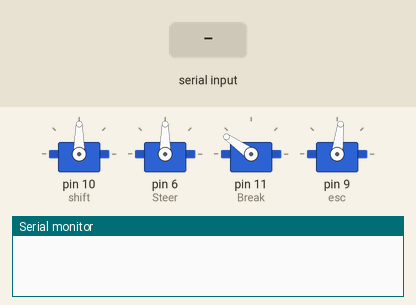
Simulated run of this sketch. Board: Arduino Uno, built with avr-gcc and run on an emulated ATmega328P. Parts: 4 × servo, the last lines printed to the serial monitor. Inputs (shaded band) come from the test bench.

Above: at 3.2 s.
3.3 s: "R90\n" received over Serial
At 3.7 s:
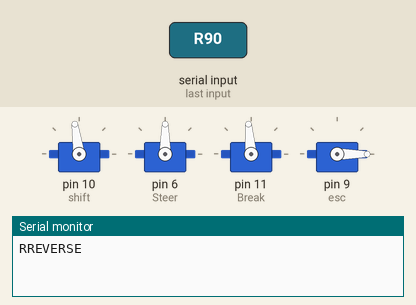
6.3 s: "B90\n" received over Serial
At 8.9 s:
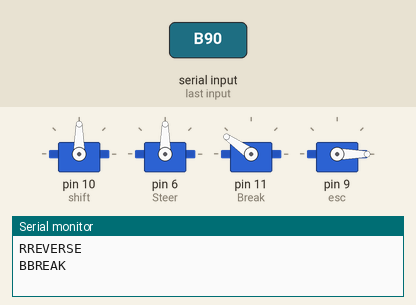
9.3 s: "S,45\n" received over Serial
At 10.5 s:
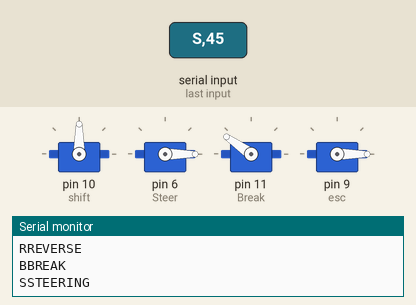
10.8 s: "B,45\n" received over Serial
At 11.8 s:
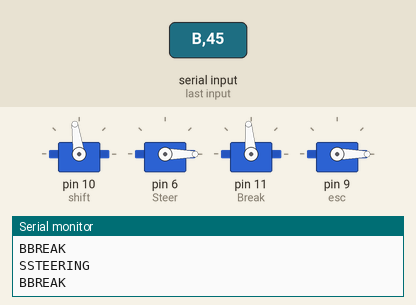
13.8 s: "R,45\n" received over Serial
At 16.6 s:
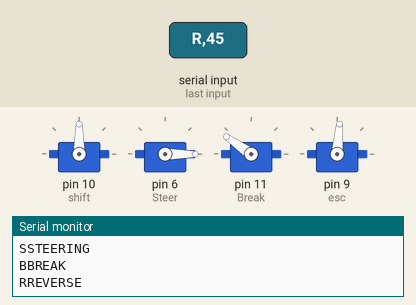
16.8 s: "R\n" received over Serial
At 19.3 s:
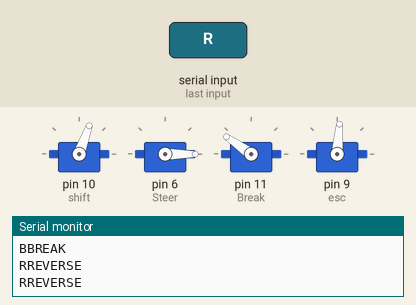
Timing chart, 0 to 20.8 s (numbered marks = the images above; inputs shaded):
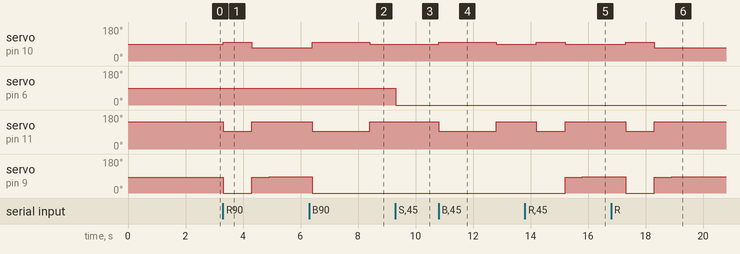

Measured:
- after the input at 3.3 s, servo on pin 10 (shift): 90° → 98° at once, → 70° 1.0 s later; servo on pin 11 (Break): 145° → 95° at once, → 145° 1.0 s later; servo on pin 9 (esc): 83° → 0° at once, → 84° 1.0 s later, → 85° 0.60 s later, → 86° 1.0 s later
- after the input at 6.3 s, servo on pin 10 (shift): 70° → 98° after 0.11 s, → 90° 2.0 s later; servo on pin 11 (Break): 145° → 95° after 0.11 s, → 145° 2.0 s later; servo on pin 9 (esc): 86° → 0° after 0.11 s
- after the input at 9.3 s, servo on pin 6 (Steer): 90° → 0° at once
- after the input at 10.8 s, servo on pin 10 (shift): 90° → 98° at once, → 90° 2.0 s later; servo on pin 11 (Break): 145° → 95° at once, → 145° 2.0 s later
- after the input at 13.8 s, servo on pin 10 (shift): 90° → 98° after 0.41 s, → 90° 1.0 s later; servo on pin 11 (Break): 145° → 95° after 0.41 s, → 145° 1.0 s later; servo on pin 9 (esc): 0° → 84° after 1.4 s, → 85° 0.60 s later
- after the input at 16.8 s, servo on pin 10 (shift): 90° → 98° after 0.51 s, → 70° 1.0 s later; servo on pin 11 (Break): 145° → 95° after 0.51 s, → 145° 1.0 s later

The sketch:

demo_stuff.ino
```cpp
#include<string.h>
#include <Servo.h>
#define NORMAL 90
#define DISENGAGE 98
#define REVERSE 70
#define NO_BREAK 145
#define BREAK 95
#define STEERL 40
#define STEERR 140

// defines variables
long duration;
int distance;
bool reverse = false;
int steer_angle = 90;

Servo shift;
Servo esc;
Servo Break;
Servo Steer;


void setup() {
  Serial.begin(9600);
  shift.attach(10);
  shift.write(NORMAL);

  Steer.attach(6);
  Steer.write(steer_angle);
  Break.attach(11);
  Break.write(NO_BREAK);

  esc.attach(9);
  esc.writeMicroseconds(1400);
  delay(2000);
}

void loop() {

  bool stop = false;
  if (Serial.available()) {
    String api_data = Serial.readStringUntil('\n');

    if (api_data.length() > 0) {
      String data = api_data.substring(1);
      char first_char = api_data[0];

      Serial.print(first_char);

      // switch (first_char) {
      //   case 'T':
      //     int th = data.toInt();
      //     // speedUp(th);
      //     Serial.println("THROTTLE");
      //     for(int throttle=1410; throttle<=th; throttle++) {
      //       esc.writeMicroseconds(throttle);
      //       delay(100);
      //     }
      //     break;

      //   case 'B':
      //     Serial.println("BREAK");
      //     esc.writeMicroseconds(0);
      //     shift.write(DISENGAGE);
      //     Break.write(BREAK);
      //     delay(2000);
      //     Break.write(NO_BREAK);
      //     shift.write(NORMAL);
      //     break;

      //   case 'R':
      //     Serial.println("REVERSE");
      //     if(!reverse) {
      //       esc.writeMicroseconds(0);
      //       shift.write(DISENGAGE);
      //       Break.write(BREAK);
      //       delay(1000);

      //       Break.write(NO_BREAK);
      //       shift.write(REVERSE);
      //       reverse = true;
      //       speedUp(1410);
      //     }

      //     else {
      //       esc.writeMicroseconds(0);
      //       delay(400);
      //       shift.write(DISENGAGE);
      //       Break.write(BREAK);
      //       delay(1000);
      //       Break.write(NO_BREAK);
      //       shift.write(NORMAL);
      //       reverse = false;
      //       speedUp(1410);
      //     }

      //     break;

      //   case 'S':
      //     Serial.println("STEERING");
      //     int a = data.toInt();
      //     // if(data == 'L'){
      //     //   int i;
      //     //   for(i=steer_angle;i>40;i--){
      //     //     Steer.write(i);
      //     //     delay(100);
      //     //   }
      //     //   steer_angle = i;
      //     // }
      //     // else{
      //     //   int j;
      //     //   for(j=steer_angle;j<140;j++){
      //     //     Steer.write(j);
      //     //     delay(100);
      //     //   }
      //     //   steer_angle = j;
      //     // }
      //     for(int j=90;j<140;j++){
      //         Steer.write(j);
      //         delay(100);
      //       }
      //     // Steer.write(a);
      //     delay(1000);
      //     break;

      //   default:
      //     Serial.println("Invalid first character.");
      //     break;
      // }

        if(first_char=='T'){


          int th = data.toInt();
          // speedUp(th);
          Serial.println("THROTTLE");
          for(int throttle=1410; throttle<=th; throttle++) {
            esc.writeMicroseconds(throttle);
            delay(100);
          }
        }

        else if(first_char=='B'){
          Serial.println("BREAK");
          esc.writeMicroseconds(0);
          shift.write(DISENGAGE);
          Break.write(BREAK);
          delay(2000);
          Break.write(NO_BREAK);
          shift.write(NORMAL);
        }

        else if(first_char=='R'){
          Serial.println("REVERSE");
          if(!reverse) {
            esc.writeMicroseconds(0);
            shift.write(DISENGAGE);
            Break.write(BREAK);
            delay(1000);

            Break.write(NO_BREAK);
            shift.write(REVERSE);
            reverse = true;
            speedUp(1430);
          }

          else {
            esc.writeMicroseconds(0);
            delay(400);
            shift.write(DISENGAGE);
            Break.write(BREAK);
            delay(1000);
            Break.write(NO_BREAK);
            shift.write(NORMAL);
            reverse = false;
            speedUp(1430);
          }

        }

        else if(first_char=='S'){
          Serial.println("STEERING");
          int a = data.toInt();
          // if(data == 'L'){
          //   int i;
          //   for(i=steer_angle;i>40;i--){
          //     Steer.write(i);
          //     delay(100);
          //   }
          //   steer_angle = i;
          // }
          // else{
          //   int j;
          //   for(j=steer_angle;j<140;j++){
          //     Steer.write(j);
          //     delay(100);
          //   }
          //   steer_angle = j;
          // }
          // for(int j=90;j<140;j++){
          //     Steer.write(j);
          //     delay(100);
          //   }
          Steer.write(a);
          delay(500);

        }

        else
          Serial.println("Invalid first character.");
    }
  }
}


void speedUp(int th){
  for(int throttle=1410; throttle<=th; throttle++) {
            esc.writeMicroseconds(throttle);
            delay(100);
          }
}
```
